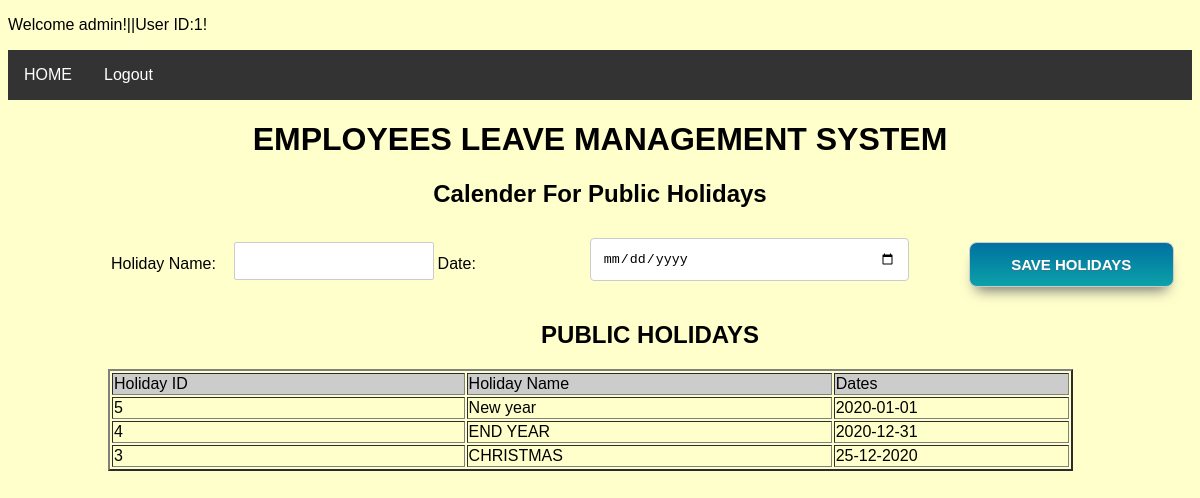
/holidays.php (signed in), run on the app's committed database.
### tables this page shows
CREATE TABLE IF NOT EXISTS `publicholidays` (
  `HolidayID` int(20) NOT NULL AUTO_INCREMENT,
  `HolidayName` varchar(50) NOT NULL,
  `Dates` varchar(20) NOT NULL,
  PRIMARY KEY (`HolidayID`)
);

### holidays.php (the view, shortened to what this page needs)
<?php
include_once("db.php");
$result = mysqli_query($con, "SELECT * FROM publicholidays ORDER BY HolidayID DESC");
?>
<!DOCTYPE html>
<html>
<head>
<link href="style.css" rel="stylesheet">
</head>
<body>
<p align="left">Welcome <?php echo $_SESSION['Usernames']; ?>!||User ID:<?php echo $_SESSION['UserID']; ?>!</p>
<ul>
  <li><a href="index.php">HOME</a></li>
  <li><a href="logout.php">Logout</a></li>
</ul>
<div>
<h1 align="center">EMPLOYEES LEAVE  MANAGEMENT SYSTEM</h1>
<h2 align="center">Calender For Public Holidays </h2>
<div id="form" style="padding-left:100px">
<form action="holidays.php" method="post" name="form1">
        <table width="95%" border="0" style="padding-left:-100px;">
            <tr>
                <td width="12%">Holiday Name:</td>
              <td width="19%"><input type="text" name="HolidayName" required/></td>
				                <td width="15%">Date:</td>
              <td width="32%">
			  <input type="date" id="birthday" name="Dates" required/>
			  </td>
			  <td width="22%"><input type="submit" name="Submit" value="SAVE HOLIDAYS"></td>
            </tr>
    </table>
  </form>
		<h2 align="center">PUBLIC HOLIDAYS </h2>
        <table width='89%' border=2>
        <tr bgcolor='#CCCCCC'>
            <td width="9%">Holiday ID</td>
            <td width="9%">Holiday Name</td>
            <td width="6%">Dates</td>
		  </tr>
        <?php
        while($res = mysqli_fetch_array($result)) {
            echo "<tr>";
            echo "<td>".$res['HolidayID']."</td>";
            echo "<td>".$res['HolidayName']."</td>";
            echo "<td>".$res['Dates']."</td>";
        	echo "</tr>";
        }
        ?>
  </table>
  </div>
</div>
</body>
</html>

### style.css (style rules this page uses)
body { font-family:Arial, Sans-Serif; }
#form { background: none; width: auto; height: auto; }
input[type='text'], input[type='email'], input[type='password'],input[type='textarea'] { width: 200px; border-radius: 2px; border: 1px solid #CCC; padding: 10px; color: #333; font-size: 14px; margin-top: 10px; }
input[type='submit'] { margin: 5% 25%; box-shadow: 0px 10px 14px -7px #6e6e6e; background: linear-gradient(to bottom, #0073a0 5%, #0ca1a9 100%); background-color: #ad728b; border-radius: 8px; display: inline-block; cursor: pointer; color: #ffffff; font-family: Arial; font-size: 15px; font-weight: bold; padding: 13px 32px; text-decoration: none; text-shadow: 0px 1px 0px #3d768a; }
ul { list-style-type: none; margin: 0; padding: 0; overflow: hidden; background-color: #333333; }
li { float: left; }
li a { display: block; color: white; text-align: center; padding: 16px; text-decoration: none; }
body { background-image: url("https://www.creativefabrica.com/wp-content/uploads/2020/05/08/Abstract-Website-Background-with-Squares-Graphics-4067055-1.jpg") !important; }

### holidays.php (style rules this page uses)
body { background-color:#FFFFCC; }
ul { list-style-type: none; margin: 0; padding: 0; overflow: hidden; background-color: #333333; }
li { float: left; }
li a { display: block; color: white; text-align: center; padding: 16px; text-decoration: none; }
input { width: 100%; padding: 12px; border: 1px solid #ccc; border-radius: 4px; box-sizing: border-box; margin-top: 6px; margin-bottom: 16px; }
input[type=submit] { background-color: #4CAF50; color: white; width:205px; }

### data on the page
publicholidays: HolidayID "5", HolidayName "New year", Dates "2020-01-01"
publicholidays: HolidayID "4", HolidayName "END YEAR", Dates "2020-12-31"
publicholidays: HolidayID "3", HolidayName "CHRISTMAS", Dates "25-12-2020"

### other printed values
$_SESSION['Usernames'] "admin"
$_SESSION['UserID'] "1"
